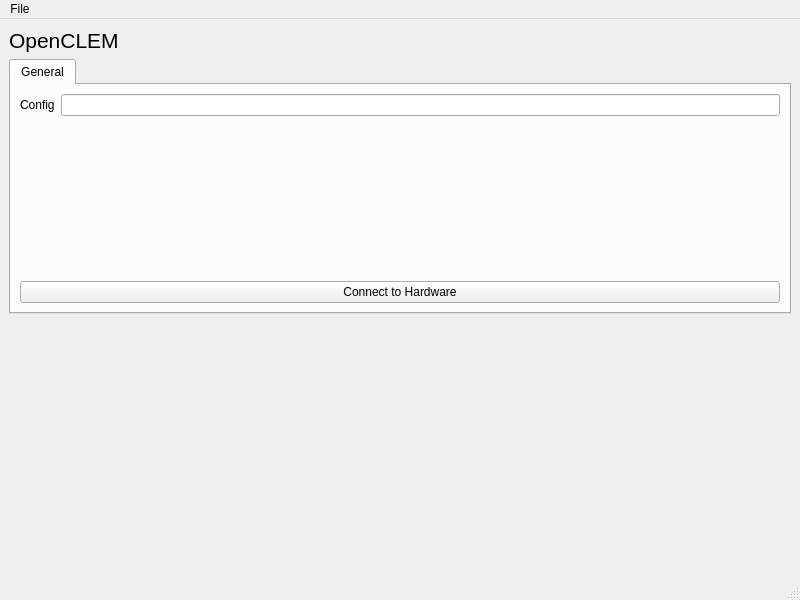
<?xml version="1.0" encoding="UTF-8"?>
<ui version="4.0">
 <class>MainWindow</class>
 <widget class="QMainWindow" name="MainWindow">
  <property name="geometry">
   <rect>
    <x>0</x>
    <y>0</y>
    <width>800</width>
    <height>600</height>
   </rect>
  </property>
  <property name="windowTitle">
   <string>MainWindow</string>
  </property>
  <widget class="QWidget" name="centralwidget">
   <layout class="QGridLayout" name="gridLayout">
    <item row="0" column="0">
     <widget class="QLabel" name="label">
      <property name="font">
       <font>
        <pointsize>16</pointsize>
       </font>
      </property>
      <property name="text">
       <string>OpenCLEM</string>
      </property>
     </widget>
    </item>
    <item row="1" column="0">
     <widget class="QTabWidget" name="tabWidget">
      <property name="currentIndex">
       <number>0</number>
      </property>
      <widget class="QWidget" name="tab_general">
       <attribute name="title">
        <string>General</string>
       </attribute>
       <layout class="QGridLayout" name="gridLayout_4">
        <item row="0" column="1">
         <widget class="QLineEdit" name="lineEdit_config_filename"/>
        </item>
        <item row="2" column="0" colspan="2">
         <widget class="QPushButton" name="pushButton_connect_hardware">
          <property name="text">
           <string>Connect to Hardware</string>
          </property>
         </widget>
        </item>
        <item row="0" column="0">
         <widget class="QLabel" name="label_config_filename">
          <property name="text">
           <string>Config</string>
          </property>
         </widget>
        </item>
        <item row="1" column="0" colspan="2">
         <widget class="QLabel" name="label_hardware_status">
          <property name="text">
           <string/>
          </property>
          <property name="wordWrap">
           <bool>true</bool>
          </property>
         </widget>
        </item>
       </layout>
      </widget>
     </widget>
    </item>
    <item row="2" column="0">
     <spacer name="verticalSpacer_2">
      <property name="orientation">
       <enum>Qt::Vertical</enum>
      </property>
      <property name="sizeHint" stdset="0">
       <size>
        <width>20</width>
        <height>40</height>
       </size>
      </property>
     </spacer>
    </item>
   </layout>
  </widget>
  <widget class="QMenuBar" name="menubar">
   <property name="geometry">
    <rect>
     <x>0</x>
     <y>0</y>
     <width>800</width>
     <height>20</height>
    </rect>
   </property>
   <widget class="QMenu" name="menuFile">
    <property name="title">
     <string>File</string>
    </property>
   </widget>
   <addaction name="menuFile"/>
  </widget>
  <widget class="QStatusBar" name="statusbar"/>
 </widget>
 <resources/>
 <connections/>
</ui>
